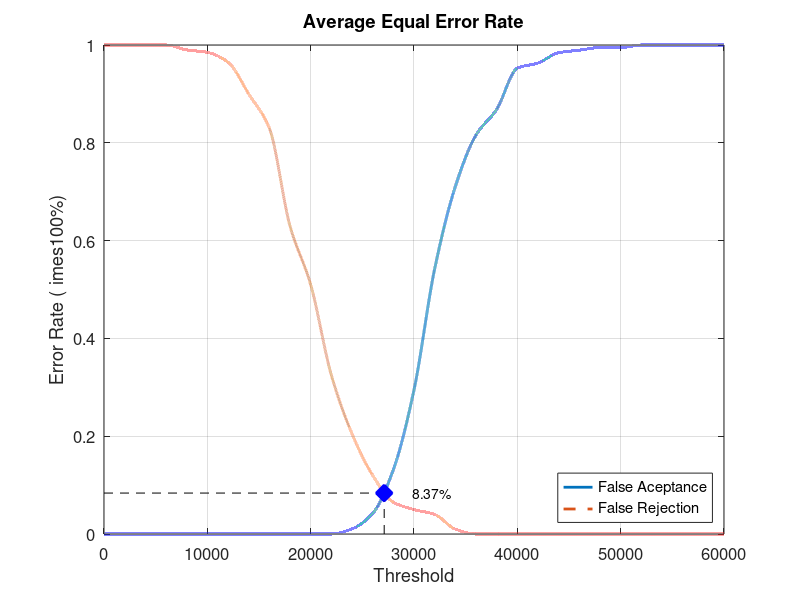
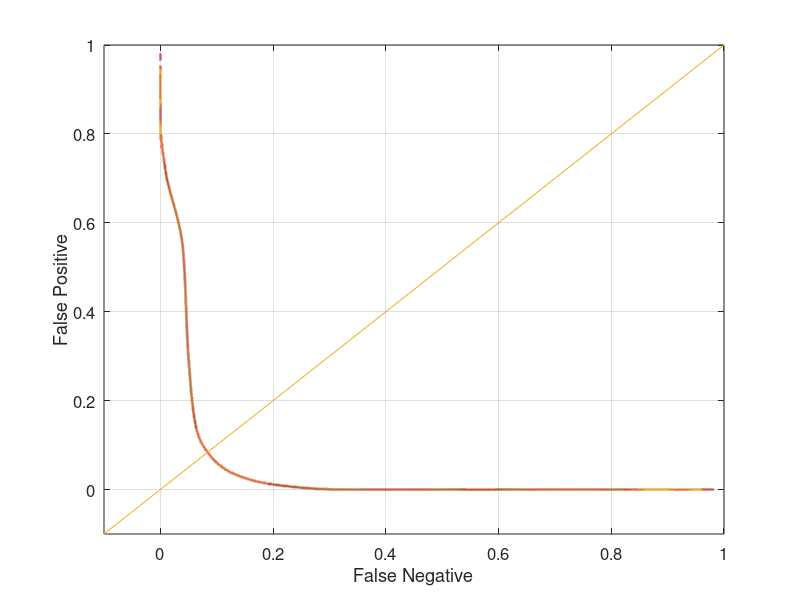

These figures' MATLAB source, in order:
close all;
clear;
clc;
x = 0:2000:60000;
xq = 0:0.5:60000;

y0 = [0 0 0 0 0 0 0 0 0 0 0 0 0.0105263 0.0421053 0.131579 0.294737 0.542105 0.710526 0.815789 0.868421 0.952632 0.963158 0.984211 0.989474 0.994737 0.994737 1 1 1 1 1]
yy0 = interp1(x, y0, xq, 'pchip');
y1 = [1 1 1 1 0.99 0.985 0.965 0.9 0.83 0.63 0.51 0.325 0.205 0.12 0.065 0.05 0.04 0.01 0 0 0 0 0 0 0 0 0 0 0 0 0]
yy1 = interp1(x, y1, xq, 'pchip');

% Calculating EER: 
y2 = abs(y0 - y1);
find(y2 == min(y2))
yy2 = abs(yy0 - yy1);
xEER = find(yy2 == min(yy2));
xEERIndex = xq(xEER) % X-axis EER
yEER = yy0(xEER) % Y-axis EER

main = figure
plot(xq, yy0,'-','LineWidth', 2);	hold on
plot(xq, yy1,'--','LineWidth', 2);	hold on
plot([xEERIndex xEERIndex], [0 yEER], 'k--');	hold on
plot([0 xEERIndex], [yEER yEER], 'k--');	hold on
plot(xEERIndex, yEER, 'bx', 'LineWidth', 10);	hold on
text(xEERIndex + 10 * xEERIndex / 100, yEER, [num2str(round((10000 * yEER)) / 100) '%'])
legend('False Aceptance', 'False Rejection', 'Location', 'SouthEast')
xlabel('Threshold')
ylabel('Error Rate (	imes100%)')
title('Average Equal Error Rate')
set(gca, 'FontSize', 12)
axis([0 60000 0 1])
grid on

print(main, 'Database2_1Main', '-dpng');
FNRxFPR = figure('Color', [1 1 1]);
plot(yy1, yy0, '-', yy1, yy0, 'LineWidth', 2);
hold on
y = -0.1:0.1:1
plot(y, y); 
set(gca, 'FontSize', 12)
xlabel('False Negative')
ylabel('False Positive')
axis([-0.1 1 -0.1 1])
set(gca, 'FontSize', 12)
grid on

print(FNRxFPR, 'Database2_1FNRxFPR','-dpng');
